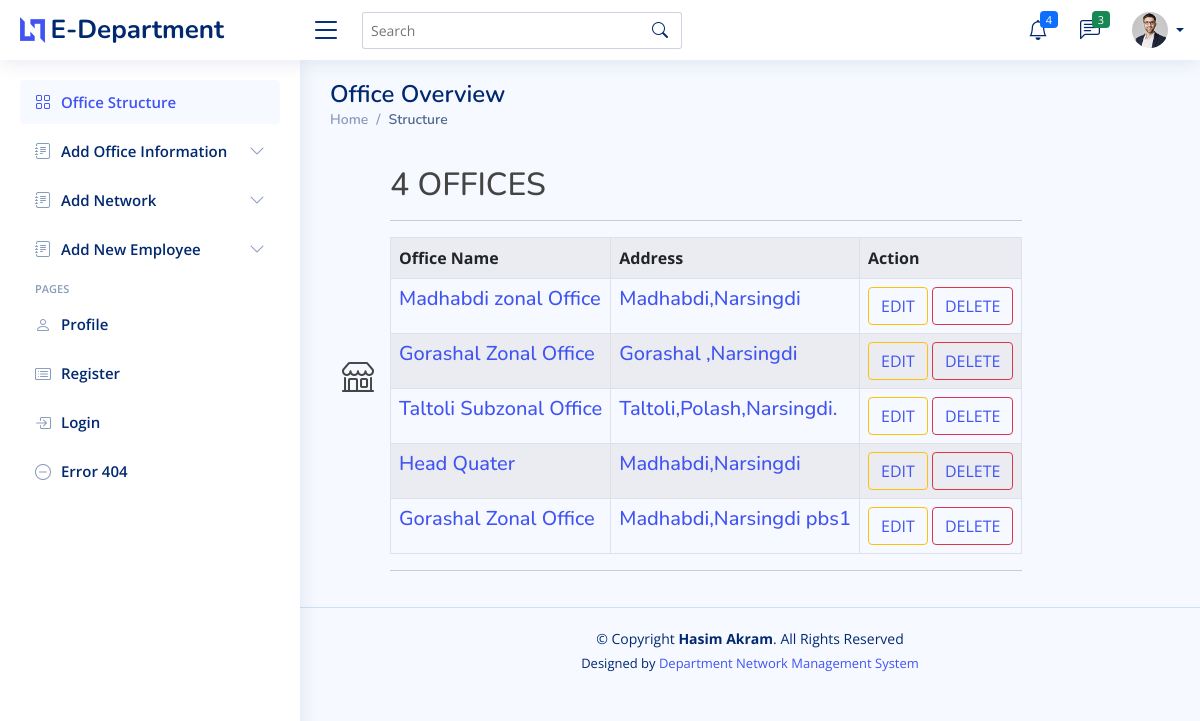
/office_detail.php, run on the app's committed database.
### tables this page shows
CREATE TABLE `officeinfo` (
  `id` int(10) NOT NULL,
  `pbsname` varchar(50) NOT NULL,
  `officename` varchar(40) NOT NULL,
  `officecode` varchar(10) NOT NULL,
  `officetype` varchar(20) NOT NULL,
  `officeaddress` varchar(50) NOT NULL
);

### functions.php (called while the page is built, shortened)
<?php
	class edep{
			private $host="localhost";
			private $user="root";
			private $pass="";
			private $db="edepartment";
			public $connection;
			public function __construct(){
				$connect = new mysqli($this -> host, $this -> user, $this -> pass, $this -> db);
				$this -> connection = $connect ;
					}
				public function officeview(){
					$sql ="SELECT * FROM officeinfo";
					$offdd=$this -> connection -> query($sql);
					if ($offdd) {
						return $offdd;
					}else{
						return false;
					}
				}
}
?>

### office_detail.php (the view, shortened to what this page needs)
<?php
    include 'menu.php';
    include 'functions.php';
    $obj =new edep;
?>
        <section class="section dashboard">
           <div class="row">
               <div class="offset-md-3 col-md-8 align-items-center">
                <div class="card-body table-responsive">
                  <div class="d-flex align-items-center">
                    <div class="card-icon rounded-circle d-flex align-items-center justify-content-center">
                      <i class="bi bi-shop"></i>
                    </div>
                    <div>
                      <h2>4 OFFICES</h2>
                       <hr>
                      <table class="table table-bordered table-striped">
                        <tr>
                          <th>Office Name</th>
                          <th>Address</th>
                          <th>Action </th>
                        </tr>
                      <?php
                        $totaloffice = $obj -> officeview();
                        while($dddd=$totaloffice -> fetch_assoc()):
                      ?>
                      <tr>
                        <td><h5><a href="dep_detail.php"><?php echo $dddd['officename']; ?></a></h5></td>
                        <td><h5><a href="dep_detail.php"><?php echo $dddd['officeaddress']; ?></a></h5></td>
                        <td><button class="btn btn-outline-warning"><a href="office_edit.php?id=<?php echo $dddd['id']; ?> "?>EDIT</a></button>
                        <button id="deletedata" class="btn btn-outline-danger"><a href="delete_office.php?id=<?php echo $dddd['id']; ?> "?>DELETE</a></button></td>
                      </tr>
                      <?php
                        endwhile;
                      ?>
                    </table>
                      <hr>
                    </div>
              </div>
            </div>
          </div>
        </div>
    </section>
<?php
    include 'footer.php';
  ?>

### assets/css/style.css (style rules this page uses)
:root { scroll-behavior: smooth; }
body { font-family: "Open Sans", sans-serif; background: #f6f9ff; color: #444444; }
a { color: #4154f1; text-decoration: none; }
h1, h2, h3, h4, h5, h6 { font-family: "Nunito", sans-serif; }
.card-body { padding: 0 20px 20px 20px; }
.dashboard .card-icon { font-size: 32px; line-height: 0; width: 64px; height: 64px; flex-shrink: 0; flex-grow: 0; }

### data on the page
officeinfo: officename "Madhabdi zonal Office", officeaddress "Madhabdi,Narsingdi"
officeinfo: officename "Gorashal Zonal Office", officeaddress "Gorashal ,Narsingdi"
officeinfo: officename "Taltoli Subzonal Office", officeaddress "Taltoli,Polash,Narsingdi."
officeinfo: officename "Head Quater", officeaddress "Madhabdi,Narsingdi"
officeinfo: officename "Gorashal Zonal Office", officeaddress "Madhabdi,Narsingdi pbs1"
